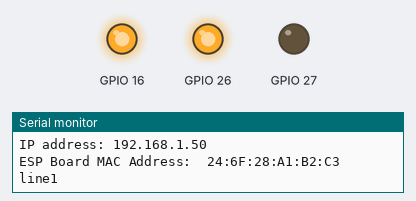
Bench run of a sketch on a simulated ESP32. Parts: output pins drawn as LEDs (lit = HIGH), the last lines printed to the serial monitor. WiFi joins after 1.5 s; servers stay silent unless stated; not simulated (calls return 0 or success): credentials.h.

Above: at 2.0 s.
At 3.58 s:
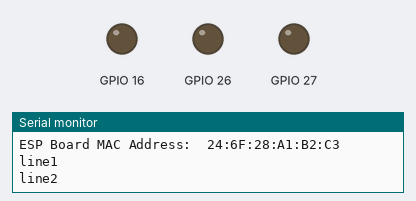
At 5.1 s:
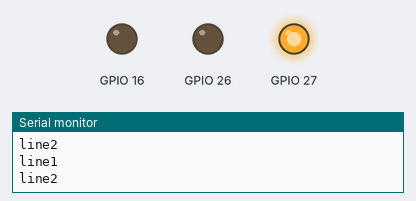
Timing chart, 0 to 6.4 s (numbered marks = the images above):
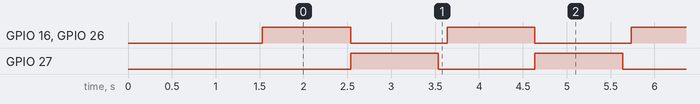

The sketch:

1Relay.ino
```cpp
#include <ArduinoOTA.h>
#include <WiFi.h>
#include <OTA.h>
// MAC
void setup() {
  Serial.begin(9600);

  ArduinoOTA.setHostname("Relay1");
  setupOTA("Relay1", mySSID, myPASSWORD);

  pinMode(26, OUTPUT);
  pinMode(27, OUTPUT);
  pinMode(16, OUTPUT);
  Serial.println();
  Serial.print("ESP Board MAC Address:  ");
  Serial.println(WiFi.macAddress());
}

// the loop function runs over and over again forever
void loop() {
  ArduinoOTA.handle();  // Run every ~5 Seconds
  Serial.begin(9600);
  digitalWrite(26, HIGH);
  digitalWrite(16, HIGH);
  digitalWrite(27, LOW);
  Serial.println("line1");
  delay(1000);
  digitalWrite(26, LOW);
  digitalWrite(27, HIGH);
  digitalWrite(16, LOW);
  Serial.println("line2");
  ArduinoOTA.handle();  // Run every ~5 Seconds
  delay(1000);
  digitalWrite(27, LOW);
  digitalWrite(26, LOW);

  delay(100);
}
```

OTA.h
```cpp
#ifdef ESP32
#include <WiFi.h>
#include <ESPmDNS.h>
#else
#include <ESP8266WiFi.h>
#include <ESP8266mDNS.h>
#endif

#include <WiFiUdp.h>
#include <ArduinoOTA.h>
#include <credentials.h>

#if defined(ESP32_RTOS) && defined(ESP32)
void ota_handle( void * parameter ) {
  for (;;) {
    ArduinoOTA.handle();
    delay(3500);
  }
}
#endif

const char* ssid = mySSID;
const char* password = myPASSWORD;

void setupOTA(const char* nameprefix, const char* ssid, const char* password) {
  // Configure the hostname
  uint16_t maxlen = strlen(nameprefix) + 7;
  char *fullhostname = new char[maxlen];
  uint8_t mac[6];
  WiFi.macAddress(mac);
  snprintf(fullhostname, maxlen, "%s-%02x%02x%02x", nameprefix, mac[3], mac[4], mac[5]);
  ArduinoOTA.setHostname(fullhostname);
  delete[] fullhostname;

  // Configure and start the WiFi station
  WiFi.mode(WIFI_STA);
  WiFi.begin(ssid, password);

  // Wait for connection
  while (WiFi.waitForConnectResult() != WL_CONNECTED) {
    Serial.println("Connection Failed! Rebooting...");
    delay(5000);
    ESP.restart();
  }

  // Port defaults to 3232
  // ArduinoOTA.setPort(3232); // Use 8266 port if you are working in Sloeber IDE, it is fixed there and not adjustable

  // No authentication by default
  // ArduinoOTA.setPassword("admin");

  // Password can be set with it's md5 value as well
  // MD5(admin) = 21232f297a57a5a743894a0e4a801fc3
  // ArduinoOTA.setPasswordHash("21232f297a57a5a743894a0e4a801fc3");

  ArduinoOTA.onStart([]() {
	//NOTE: make .detach() here for all functions called by Ticker.h library - not to interrupt transfer process in any way.
    String type;
    if (ArduinoOTA.getCommand() == U_FLASH)
      type = "sketch";
    else // U_SPIFFS
      type = "filesystem";

    // NOTE: if updating SPIFFS this would be the place to unmount SPIFFS using SPIFFS.end()
    Serial.println("Start updating " + type);
  });

  ArduinoOTA.onEnd([]() {
    Serial.println("\nEnd");
  });

  ArduinoOTA.onProgress([](unsigned int progress, unsigned int total) {
    Serial.printf("Progress: %u%%\r", (progress / (total / 100)));
  });

  ArduinoOTA.onError([](ota_error_t error) {
    Serial.printf("Error[%u]: ", error);
    if (error == OTA_AUTH_ERROR) Serial.println("\nAuth Failed");
    else if (error == OTA_BEGIN_ERROR) Serial.println("\nBegin Failed");
    else if (error == OTA_CONNECT_ERROR) Serial.println("\nConnect Failed");
    else if (error == OTA_RECEIVE_ERROR) Serial.println("\nReceive Failed");
    else if (error == OTA_END_ERROR) Serial.println("\nEnd Failed");
  });

  ArduinoOTA.begin();

  Serial.println("OTA Initialized");
  Serial.print("IP address: ");
  Serial.println(WiFi.localIP());

#if defined(ESP32_RTOS) && defined(ESP32)
  xTaskCreate(
    ota_handle,          /* Task function. */
    "OTA_HANDLE",        /* String with name of task. */
    10000,            /* Stack size in bytes. */
    NULL,             /* Parameter passed as input of the task */
    1,                /* Priority of the task. */
    NULL);            /* Task handle. */
#endif
}
```

Measured:
- by itself, GPIO 16, GPIO 26, GPIO 27: alternates HIGH for 1.0 s and LOW for 1.1 s
- by itself, everything shown: repeats every 2.1 s, in 3 steps
